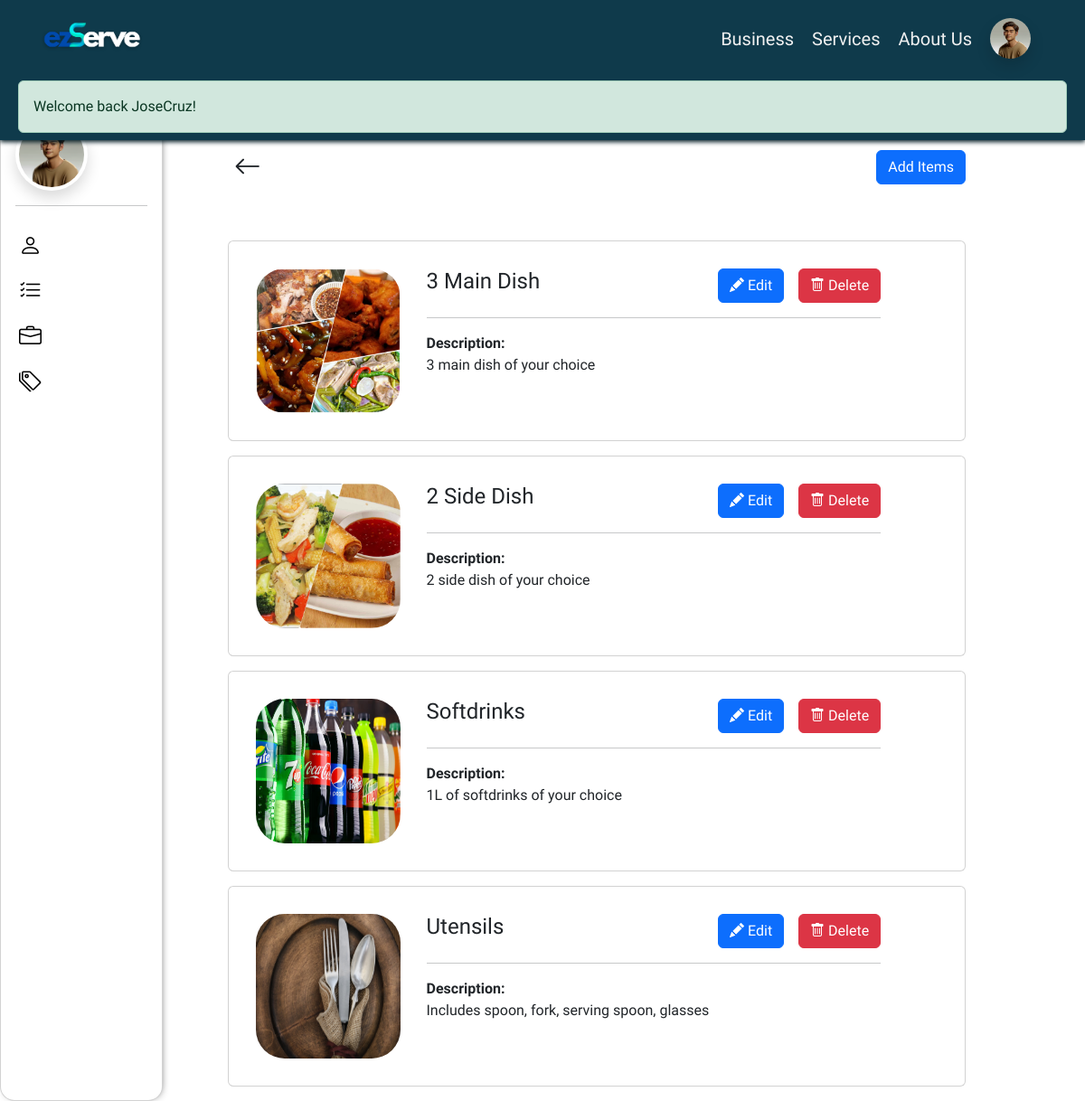
Screenshot of /?page=owner_package&businessCode=24&branchCode=33&packCode=275 (signed in) with the database file from the repository.
### tables this page shows
CREATE TABLE `business_owner` (
  `ownerID` int(11) NOT NULL,
  `fname` varchar(50) NOT NULL,
  `lname` varchar(50) NOT NULL,
  `birthday` date NOT NULL,
  `email` varchar(50) NOT NULL,
  `verification_code` varchar(200) NOT NULL,
  `number` varchar(30) NOT NULL,
  `ownerAddress` varchar(255) NOT NULL,
  `username` varchar(100) NOT NULL,
  `password` varchar(100) NOT NULL,
  `repassword` varchar(100) NOT NULL,
  `usertype` varchar(50) NOT NULL,
  `profileImage` longblob NOT NULL,
  `status` tinyint(4) NOT NULL,
  `created` timestamp NOT NULL DEFAULT current_timestamp(),
  `updated` timestamp NOT NULL DEFAULT current_timestamp()
);

CREATE TABLE `items` (
  `itemCode` int(11) NOT NULL,
  `packCode` int(11) NOT NULL,
  `itemName` varchar(100) NOT NULL,
  `description` varchar(100) NOT NULL,
  `quantity` int(100) NOT NULL,
  `unit` varchar(100) NOT NULL,
  `price` bigint(255) NOT NULL,
  `imageName` varchar(255) NOT NULL,
  `itemImage` varchar(255) NOT NULL,
  `userInput` varchar(20) NOT NULL,
  `optionLimit` tinyint(4) NOT NULL
);

### index.php (called while the page is built, shortened)
<?php
	require 'functions.php';
	require 'page.php';
?>

### app/functions/userFunction.php (called while the page is built, shortened)
<?php
function viewUser($userID) {
    global $DB;
    $usertype = $_SESSION[AUTH_TYPE];
    if ($usertype === 'client') {
        $query = $DB->prepare("SELECT * FROM client WHERE clientID = ?");
    } elseif ($usertype === 'business owner') {
        $query = $DB->prepare("SELECT * FROM business_owner WHERE ownerID = ?");
    } else {
        return null;
    }
    $query->bind_param("i", $userID);
    $query->execute();
    $result = $query->get_result();
    $user = $result->fetch_object();
    return $user;
}
?>

### elements/package-view.php (the view, shortened to what this page needs)
<?php
global $DB;
$businessCode = isset($_GET['businessCode']) ? $_GET['businessCode'] : '';
$branchCode = isset($_GET['branchCode']) ? $_GET['branchCode'] : '';
$packCode = isset($_GET['packCode']) ? $_GET['packCode'] : '';
$packageQuery = "SELECT *
    FROM package
    LEFT JOIN items ON package.packCode = items.packCode
    WHERE package.branchCode = '$branchCode' AND package.packCode = '$packCode';";
$packageResults = $DB->query($packageQuery);
$package = $packageResults->fetch_assoc();
$itemsQuery = "SELECT * FROM items WHERE packCode = '$packCode';";
$itemsResults = $DB->query($itemsQuery);
?>
<div class="row justify-content-center align-items-center" style="margin:120px 0 0 20%; width: 70vw">
    <div>
        <div class="d-flex justify-content-between align-items-center " >
            <div class="d-flex">
            <a href="?page=package&businessCode=<?= $businessCode?>&branchCode=<?= $branchCode ?>" class="col-1 btn-back btn-lg justify-content-center align-items-center d-flex text-dark">
            <i class="bi bi-arrow-left"></i>
        </a>
</div>
            <a href="?page=add_item&businessCode=<?=$businessCode?>&branchCode=<?=$branchCode?>&packCode=<?=$packCode?>" class="btn btn-primary">Add Items</a>
        </div>
        <div  >
            <?php while ($item = $itemsResults->fetch_assoc()) { ?>
                <?php if ($package['pricingType'] == 'per pax') { ?>
                    <div class="card flex-row my-3" style="padding: 30px;" data-item-code="<?php echo $item['itemCode']; ?>" >
                        <div class="col-3">
                            <img class="rounded-5" src="<?php echo $item['itemImage'];?>" alt="Item Image" style="width: 10rem; height: 10rem">
                        </div>
                        <div class="col-8">
                            <div class="d-flex justify-content-between">
                                <h4 id="itemNameDisplay" style="display:block"><?php echo $item['itemName']; ?></h4>
                            <div class="d-flex">
                                <a href="?page=edit_item&businessCode=<?= $businessCode ?>&branchCode=<?= $branchCode ?>&packCode=<?= $packCode ?>&itemCode=<?= $item['itemCode'] ?>" class="btn-edit btn btn-primary mx-3">
                                    <i class="bi bi-pencil-fill"></i>
                                    <span>Edit</span>
                                </a>
                                <a href="?action=delete_item&businessCode=<?= $businessCode ?>&branchCode=<?= $branchCode ?>&packCode=<?= $packCode ?>&itemCode=<?php echo $item['itemCode']; ?>" class="btn-delete btn btn-danger" onclick="return confirm('Are you sure you want to delete this item?'); ">
                                <i class="bi bi-trash"></i>
                                <span>Delete</span>
                                 </a>
                            </div>
                            </div>
                            <hr>
                            <div>
                                <label><strong>Description:</strong></label>
                                <p id="descriptionDisplay" style="display:block"><?php echo $item['description']; ?></p>
                            </div>
                        </div>
                    </div>
                <?php } ?>
            <?php } ?>
        </div>
    </div>
</div>

### elements/owner_header.php (shortened to what this page needs)
<?php if( ! defined( 'ACCESS' ) ) die( 'DIRECT ACCESS NOT ALLOWED' );
if (isset($_SESSION['userID'])) {
    $usertype = isset($_SESSION['usertype']) ? $_SESSION['usertype'] : '';
    if ($usertype === 'client') {
        $allowed_pages = array('services',
        'default',
        'about',
        'client_profile',
        'client_business_details',
        'client_package',
        'client_view_package',
        'checkout',
        'client_purchase',
        'voucher',
        'client_custom',
        'custom_checkout',
        'custom_voucher',
        'client-order-history'
    );
        $current_page = isset($_GET['page']) ? $_GET['page'] : 'default';
        if (!in_array($current_page, $allowed_pages)) {
            header('Location: ' . SITE_URL . '/?page=default');
            exit();
        }
    }
    else if ($usertype === 'business owner') {
        $current_page = isset($_GET['page']) ? $_GET['page'] : 'default';
    }
}
if (isset($_SESSION['userID'])) {
    $userData = viewUser($_SESSION['userID']);
    $profileImage = !empty($userData->profileImage) ? $userData->profileImage : '';
} else {
    $profileImage = '';
}
?>
<!DOCTYPE html>
<html lang="en">
<head>
    <link href="https://cdn.jsdelivr.net/npm/bootstrap@5.3.0/dist/css/bootstrap.min.css" rel="stylesheet">
    <link rel="stylesheet" href="https://cdn.jsdelivr.net/npm/bootstrap-icons@1.3.0/font/bootstrap-icons.css">
    <link href="./assets/view.css" rel="stylesheet">
  </head>
<body>
    <header class="header align-items-center justify-content-center fixed-top  " style="height: auto">
    <div class=" header-nav d-flex justify-content-between align-items-center" style="height: auto">
        <div class="title">
            <img class="logo col-sm-7" src="assets/images/has shadow.png">
        </div>
        <nav class="d-flex  align-items-center ">
        <ul class="burger-menu " id="burgerDropdown" >
    <li><a class="burger-item <?php echo ($current_page === 'owner_business') ? 'active' : ''; ?>" href="<?= SITE_URL ?>/?page=owner_business">Business</a></li>
    <li><a class="burger-item <?php echo ($current_page === 'services') ? 'active' : ''; ?>" href="<?= SITE_URL ?>/?page=services">Services</a></li>
    <li><a class="burger-item <?php echo ($current_page === 'about') ? 'active' : ''; ?>" href="<?= SITE_URL ?>/?page=about">About Us</a></li>
                <?php if (isset($_SESSION[AUTH_ID])) { ?>
            <li class="dropdown profile-drop" >
            <?php if (isset($_SESSION[AUTH_NAME])): ?>
                <a class="d-flex" href="#" id="navbarDropdown" role="button" data-bs-toggle="dropdown" aria-expanded="false">
                    <?php if (isset($_SESSION[AUTH_ID]) && !empty($profileImage)): ?>
                        <img class=" rounded-circle shadow " src="<?php echo $profileImage; ?>" alt="User's Picture" style="width: 45px; height: 45px;">
                    <?php else: ?>
                        <i class="bi bi-person-circle" style="font-size: 45px"></i>
                    <?php endif; ?>
                </a>
            <?php else: ?>
                <a class="d-flex" href="#" id="navbarDropdown" role="button" data-bs-toggle="dropdown" aria-expanded="false">
                    <i class="bi bi-person-fill"></i>
                </a>
            <?php endif; ?>
            </li>
        <?php } ?>
    </ul>
</nav>
    </div>
    <div class="message row m-0">
      <div class="col left-content">
     <?= show_message(); ?>
     </div>
</div>
</header>

### elements/owner-side-nav.php (shortened to what this page needs)
<?php
$userData = viewUser($_SESSION['userID']);
$profileImage = $userData->profileImage;
?>
<div class="side-nav card fixed-top rounded-4 bg-opacity-10 bg-white">
  <?php if (isset($_SESSION[AUTH_ID])) { ?>
    <?php if ($_SESSION[AUTH_TYPE] === 'business owner') { ?>
      <div class="d-flex mx-3 justify-content-start align-items-center">
    <?php if (!empty($profileImage)): ?>
        <img class="profileImg rounded-circle shadow p-1 bg-white" id="preview_profileImage" alt="Profile Image"
            src="<?php echo $profileImage; ?>" style="width:5rem; height: 5rem">
    <?php else: ?>
        <i class="bi bi-person-circle" style="font-size: 2rem"></i>
    <?php endif; ?>
</div>
    <?php } ?>
    <hr class="mx-3">
    <div>
      <div class="nav-item <?php echo ($_GET['page'] === 'owner_profile') ? 'active' : ''; ?>"><a href="<?php echo SITE_URL ?>/?page=owner_profile" class="py-2"><i class="bi bi-person"></i><span>My Profile</span></a></div>
      <div class="nav-item <?php echo ($_GET['page'] === 'owner-order-list') ? 'active' : ''; ?>"><a href="<?php echo SITE_URL ?>/?page=owner-order-list" class="py-2"><i class="bi bi-list-check"></i><span>Client Orders</span></a></div>
      <div class="nav-item <?php echo ($_GET['page'] === 'owner_business') ? 'active' : ''; ?>"><a href="<?php echo SITE_URL ?>/?page=owner_business" class="py-2"><i class="bi bi-briefcase"></i><span>My Business</span></a></div>
      <div class="nav-item <?php echo ($_GET['page'] === 'owner_voucher') ? 'active' : ''; ?>"><a href="<?php echo SITE_URL ?>/?page=owner_voucher" class="py-2"><i class="bi bi-tags"></i><span>My Vouchers</span></a></div>
    </div>
  <?php } ?>
</div>

### assets/view.css (style rules this page uses)
body { font-family: "Lexend exa", Arial; overflow-x: hidden; background-image: url(./images/bg-2.png); background-repeat:repeat-y; background-size: cover; }
.message { z-index: 999; }
header { background-color: #0f3a4b; box-shadow: 0px 2px 5px #031b23; }
nav li { list-style: none; padding: 0px 10px; }
nav ul { margin-top: 20px; }
a { text-decoration: none; }
.nav-item { margin: 10px 10px 0px 10px; }
.side-nav { position: fixed; top: 80px; bottom: 0; left: 0; padding: 50px 0 0; box-shadow: 2px 0 10px -5px #333; z-index: 600; width: 18em; }
.side-nav .nav-item { list-style: none; height: 40px; }
.side-nav .nav-item { padding: 0 10px 0 10px; }
.side-nav i { font-size: 25px; color: black; padding-right: 5px; }
.bi-arrow-left { font-size: 30px; }

### elements/owner_header.php (style rules this page uses)
@media (max-width: 2000px) { .logo { width: 10rem; height: 5rem; margin-left: 20px; } }
@media (max-width: 2000px) { nav { margin: 0 50px; } }
@media (max-width: 2000px) { nav ul { display: flex; justify-content: space-between; align-items: center; } }
@media (max-width: 2000px) { .title { display:flex; flex-direction: row; align-items: center; justify-content: center; } }
@media (max-width: 2000px) { .burger-menu li a { color: #f1f1f1; text-decoration: none; font-size: 20px; } }
nav { display: flex; justify-content: start; }
nav ul { padding:0; }
.profile-drop { z-index: 1040!important; }

### elements/owner-side-nav.php (style rules this page uses)
@media (max-width: 1300px) { .side-nav i { font-size: 25px; } }
@media (max-width: 1300px) { .side-nav { width: 15vw; } }

### rows the page displays
business_owner: profileImage (picture)
items: itemImage (picture), itemName "3 Main Dish", description "3 main dish of your choice"
items: itemImage (picture), itemName "2 Side Dish", description "2 side dish of your choice"
items: itemImage (picture), itemName "Softdrinks", description "1L of softdrinks of your choice"
items: itemImage (picture), itemName "Utensils", description "Includes spoon, fork, serving spoon, glasses"

### other values shown
$_SESSION[ 'MESSAGE' ] "Welcome back JoseCruz!"
